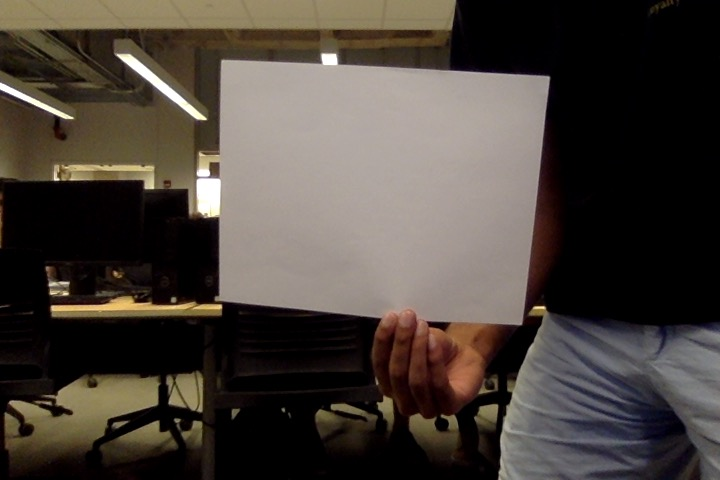
#> input picture src/comp_vision/test_distance.jpg, 720 x 480 px, found by its file name
$ python distance_to_camera.py   (older library calls are emulated)
#> lines starting #> are read from the running program, lines starting #| are printed output that depends on the picture; after the words box and inside, x2 and y2 are one past the last pixel; in counts of white or black regions, pixels touching at a corner belong together
#> in calibrate_camera, image is the input picture: shape (480, 720, 3); mean B, G, R 58.4, 65.2, 72.9
#!usr/bin/env python
# Import native modules
from imutils import paths
import numpy as np
import imutils
import cv2


def find_marker(image):
    # Convert image to grayscale, blur it and detect edges (edged img output)
    gray = cv2.cvtColor(image, cv2.COLOR_BGR2GRAY)
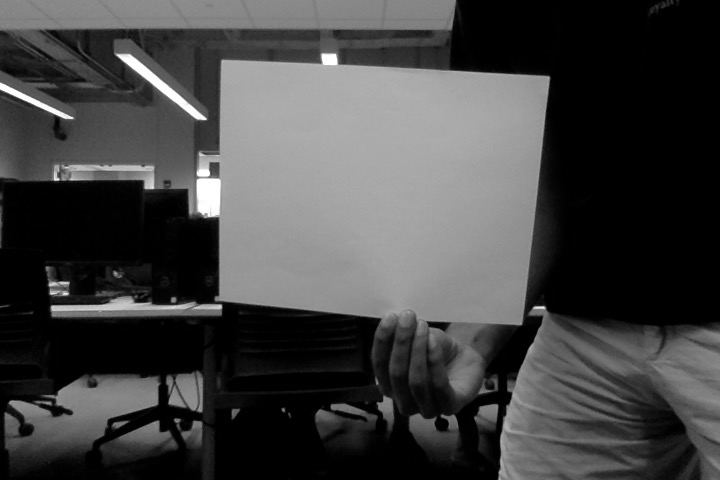
#> gray: shape (480, 720); min 0, max 255, mean 66.8
    gray = cv2.GaussianBlur(gray, (5,5), 0)
    edged = cv2.Canny(gray, 35, 125)
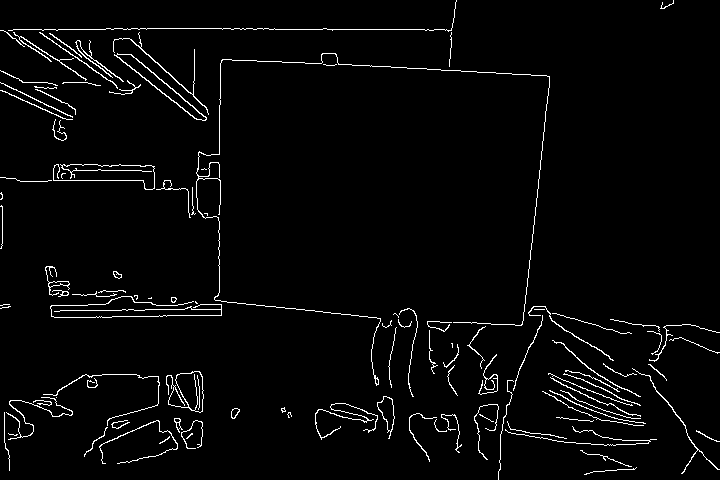
#> edged: shape (480, 720); 3% white in thin lines or dots

    # Find contours in edged image and keep largest one
    cnts = cv2.findContours(edged.copy(), cv2.RETR_LIST, cv2.CHAIN_APPROX_SIMPLE)
#> cnts = 117 contours, 81 with area under 20; largest, box (x1, y1, x2, y2) and area: (114, 53, 207, 121) 972, (116, 54, 207, 121) 843, (166, 371, 204, 413) 812, (175, 371, 204, 413) 780, (377, 396, 395, 439) 340
    cnts = imutils.grab_contours(cnts)
    c = max(cnts, key = cv2.contourArea)
#> c = contour of 73 points, box (x1, y1, x2, y2) (114, 53, 207, 121), area 972

    # Compute the bounding box of the paper and return it
    return cv2.minAreaRect(c)

def distance_to_camera(known_width, focal_length, per_width):
    return (known_width * focal_length)/per_width

def calibrate_camera(img_path = 'test_distance.jpg'):
    # Known info about paper
    known_distance = 24
    known_width = 11

    # Read image
    image = cv2.imread(img_path)

    # Find the paper in the image
    marker = find_marker(image)
#> marker = ((161.1, 85.08), (11.34, 112.5), -51.63)

    # Calculate focal length of the camera
    focal_length = ((marker[1][0] * known_distance) / known_width)
#> focal_length = 24.73
    return focal_length

focal_length = calibrate_camera()
#> focal_length = 24.73
known_distance = 24
known_width = 11
image = cv2.imread('test_distance.jpg')
marker = find_marker(image)
#> marker = ((161.1, 85.08), (11.34, 112.5), -51.63)

# Find distance to camera
inches = distance_to_camera(known_width, focal_length, marker[1][0])
#> inches = 24

# draw bounding box
box = cv2.cv.BoxPoints(marker) if imutils.is_cv2() else cv2.boxPoints(marker)
#> box = ((201.7, 124.4), (113.5, 54.61), (120.5, 45.73), (208.7, 115.5))
box = np.int0(box)
#> box = [[201, 124], [113, 54], [120, 45], [208, 115]]
cv2.drawContours(image, [box], -1, (0,255,0), 2)
cv2.putText(image, '%.2fft' % (inches/12),
(image.shape[1] - 200, image.shape[0] - 20), cv2.FONT_HERSHEY_SIMPLEX,
2.0, (0, 255, 0), 3)
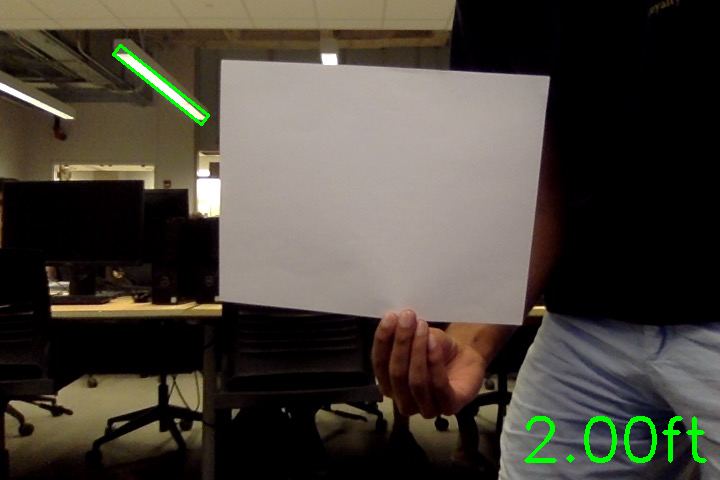
#> image: shape (480, 720, 3); mean B, G, R 57.7, 66.9, 72.3
cv2.imshow('image', image)
cv2.waitKey(3000)

$ run again, with src/comp_vision/Photo on 10-11-19 at 8.35 PM #2.jpg copied over src/comp_vision/test_distance.jpg
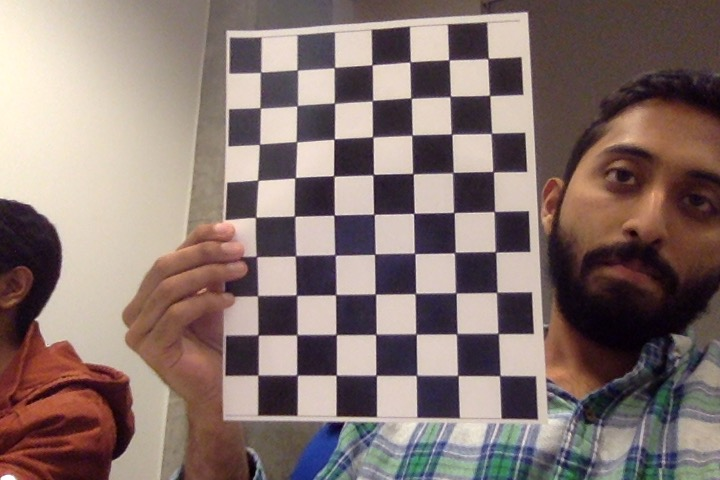
#> input picture src/comp_vision/Photo on 10-11-19 at 8.35 PM #2.jpg, 720 x 480 px, found by its file name
#> in calibrate_camera, image is the input picture: shape (480, 720, 3); mean B, G, R 111.6, 116.2, 134.3
#> in find_marker, `edged = cv2.Canny(gray, 35, 125)`:
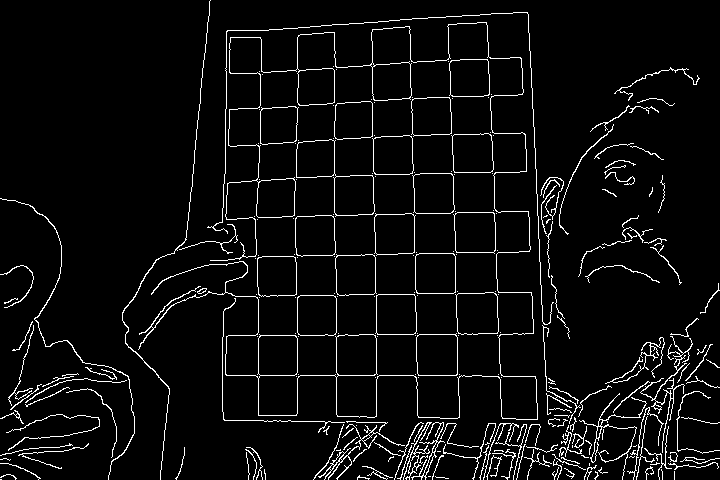
#> edged: shape (480, 720); 5% white in thin lines or dots
#> cnts = 280 contours, 202 with area under 20; largest, box (x1, y1, x2, y2) and area: (138, 22, 538, 420) 7358, (296, 139, 375, 217) 2884, (416, 333, 458, 376) 1658, (416, 334, 458, 376) 1654, (455, 292, 499, 335) 1654
#> c = contour of 1159 points, box (x1, y1, x2, y2) (138, 22, 538, 420), area 7358
#> in calibrate_camera, `marker = find_marker(image)`: marker = ((331.1, 228.1), (396.3, 399.2), -2.47)
#> in calibrate_camera, `focal_length = ((marker[1][0] * known_distance) / known_width)`: focal_length = 864.7
#> `marker = find_marker(image)`: marker = ((331.1, 228.1), (396.3, 399.2), -2.47)
#> inches = 24
#> `box = cv2.cv.BoxPoints(marker) if imutils.is_cv2() else cv2.boxPoints(..`: box = ((141.8, 436.1), (124.5, 37.23), (520.5, 20.12), (537.7, 419))
#> `box = np.int0(box)`: box = [[141, 436], [124, 37], [520, 20], [537, 418]]
#> `cv2.putText(image, '%.2fft' % (inches/12), (image.shape[1] - 200, imag..`:
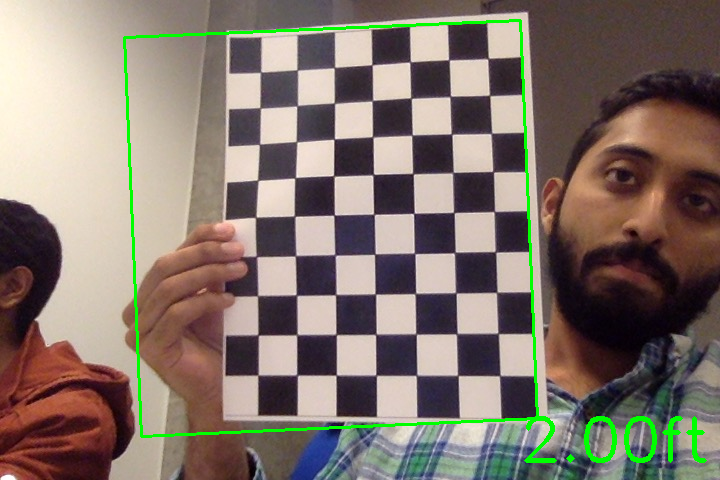
#> image: shape (480, 720, 3); mean B, G, R 108.7, 118.3, 131.1

$ run again, with src/comp_vision/circles.jpg copied over src/comp_vision/test_distance.jpg
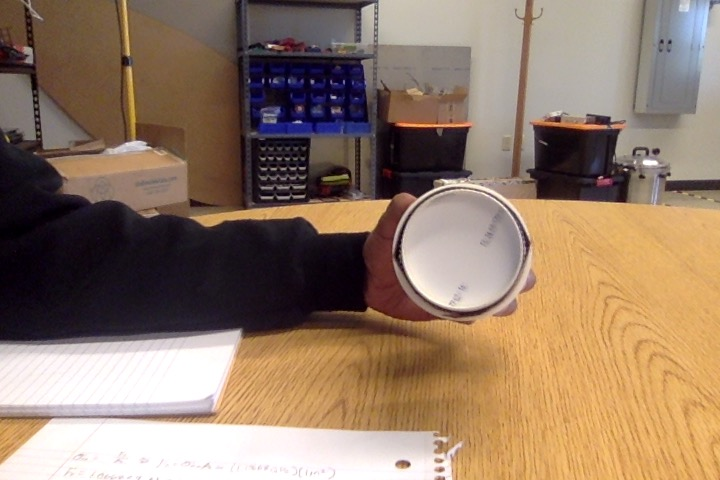
#> input picture src/comp_vision/circles.jpg, 720 x 480 px, found by its file name
#> in calibrate_camera, image is the input picture: shape (480, 720, 3); mean B, G, R 103.7, 122.8, 146.2
#> in find_marker, `edged = cv2.Canny(gray, 35, 125)`:
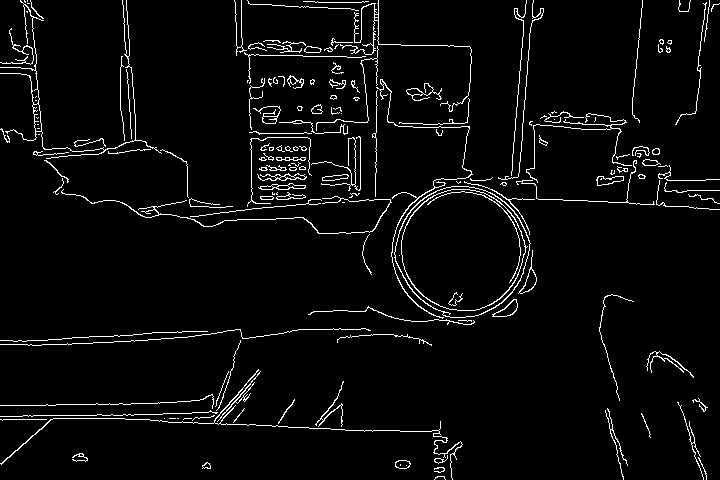
#> edged: shape (480, 720); 4% white in thin lines or dots
#> cnts = 237 contours, 170 with area under 20; largest, box (x1, y1, x2, y2) and area: (394, 186, 531, 318) 13378, (394, 186, 531, 318) 13244, (401, 189, 528, 311) 11683, (401, 189, 526, 311) 11584, (0, 0, 162, 159) 232
#> c = contour of 205 points, box (x1, y1, x2, y2) (394, 186, 531, 318), area 13378
#> in calibrate_camera, `marker = find_marker(image)`: marker = ((462, 250), (128.7, 130.1), -45)
#> in calibrate_camera, `focal_length = ((marker[1][0] * known_distance) / known_width)`: focal_length = 280.8
#> `marker = find_marker(image)`: marker = ((462, 250), (128.7, 130.1), -45)
#> inches = 24
#> `box = cv2.cv.BoxPoints(marker) if imutils.is_cv2() else cv2.boxPoints(..`: box = ((462.5, 341.5), (370.5, 249.5), (461.5, 158.5), (553.5, 250.5))
#> `box = np.int0(box)`: box = [[462, 341], [370, 249], [461, 158], [553, 250]]
#> `cv2.putText(image, '%.2fft' % (inches/12), (image.shape[1] - 200, imag..`:
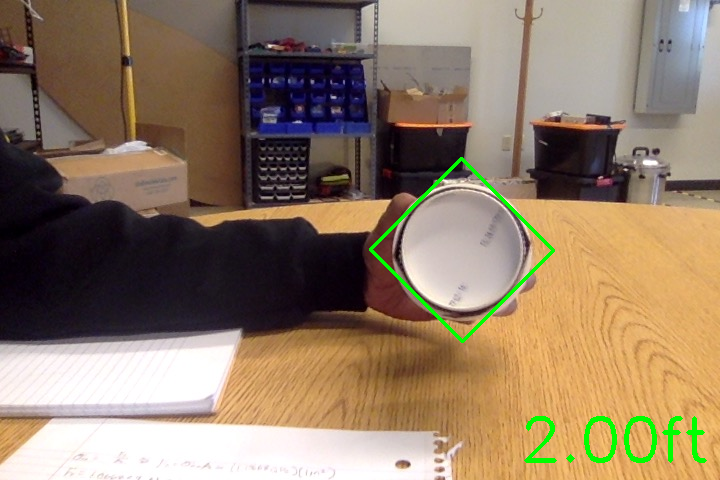
#> image: shape (480, 720, 3); mean B, G, R 102.4, 124, 143.9

$ run again, with src/comp_vision/circles2.jpg copied over src/comp_vision/test_distance.jpg
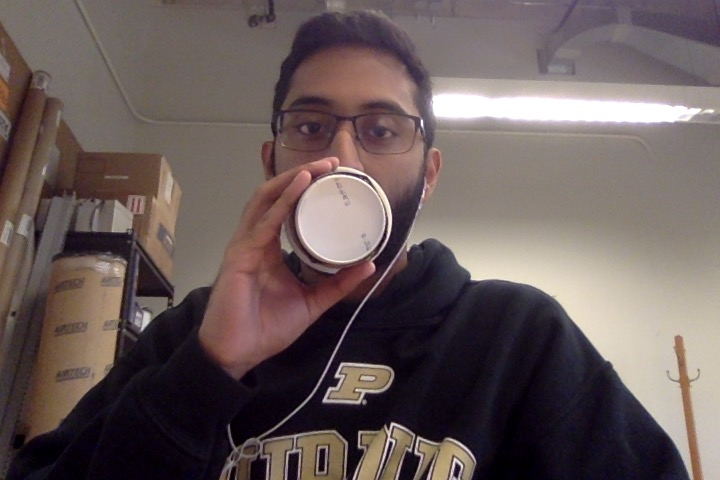
#> input picture src/comp_vision/circles2.jpg, 720 x 480 px, found by its file name
#> in calibrate_camera, image is the input picture: shape (480, 720, 3); mean B, G, R 90, 91, 104.5
#> in find_marker, `edged = cv2.Canny(gray, 35, 125)`:
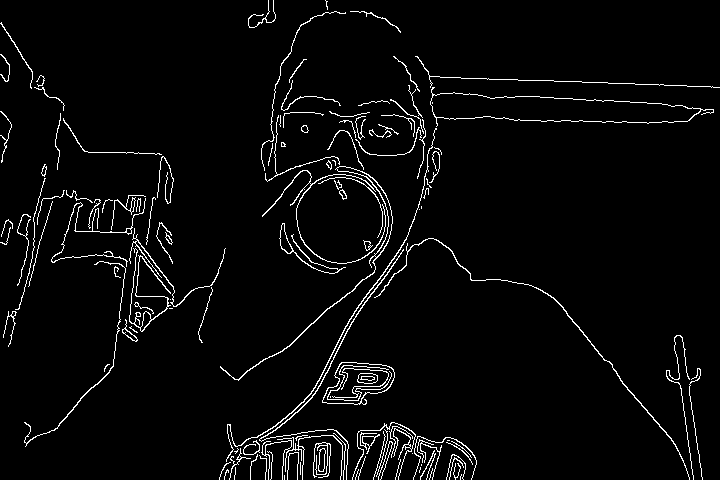
#> edged: shape (480, 720); 3.6% white in thin lines or dots
#> cnts = 158 contours, 103 with area under 20; largest, box (x1, y1, x2, y2) and area: (430, 87, 714, 127) 5585, (430, 92, 701, 124) 5560, (322, 362, 395, 405) 2050, (322, 362, 395, 405) 2009, (220, 166, 393, 381) 613
#> c = contour of 204 points, box (x1, y1, x2, y2) (430, 87, 714, 127), area 5585
#> in calibrate_camera, `marker = find_marker(image)`: marker = ((570.8, 116.1), (38.76, 283.1), -85.97)
#> in calibrate_camera, `focal_length = ((marker[1][0] * known_distance) / known_width)`: focal_length = 84.57
#> `marker = find_marker(image)`: marker = ((570.8, 116.1), (38.76, 283.1), -85.97)
#> inches = 24
#> `box = cv2.cv.BoxPoints(marker) if imutils.is_cv2() else cv2.boxPoints(..`: box = ((710.6, 145.4), (428.3, 125.5), (431, 86.79), (713.4, 106.7))
#> `box = np.int0(box)`: box = [[710, 145], [428, 125], [431, 86], [713, 106]]
#> `cv2.putText(image, '%.2fft' % (inches/12), (image.shape[1] - 200, imag..`:
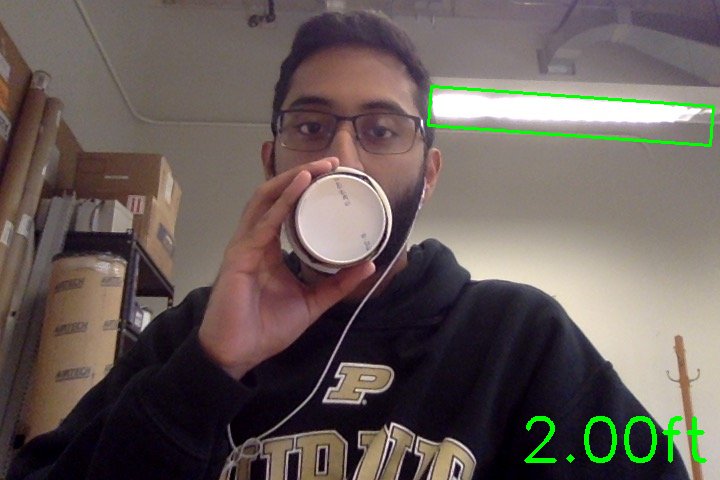
#> image: shape (480, 720, 3); mean B, G, R 88.7, 92.9, 103.2
